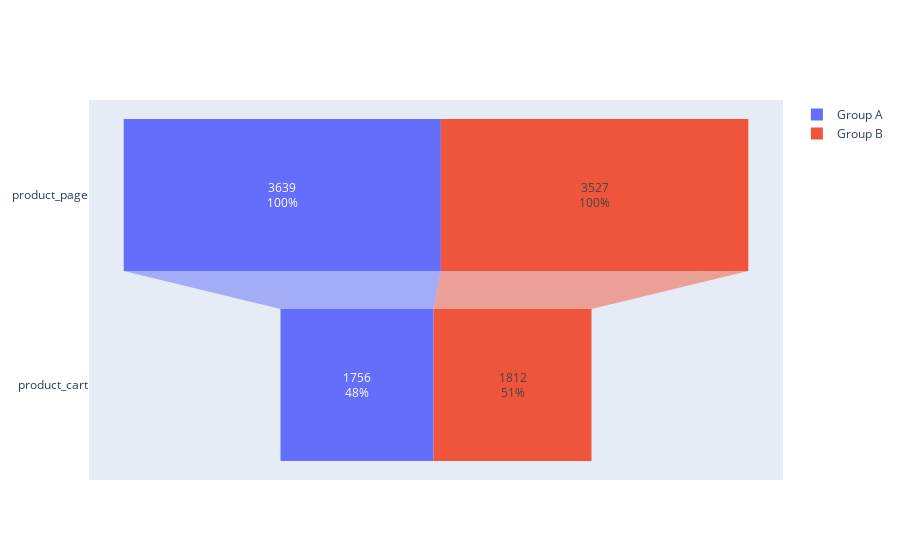

Notebook source saved alongside this figure:
### Markdown cell above
Conclusion: 

Let's examine the funnel splited by the diffrent groups:

### Code cell
# Excluding purchase:
df_no_purchase_and_login = df_no_login[df_no_login['event_name']!='purchase']



# add the share of users (percentage change) who proceed from one stage to another in each group:
group_A = df_no_purchase_and_login[df_no_purchase_and_login.group=='A'].groupby(['event_name','group'])['user_id'].nunique().reset_index().sort_values(by='user_id',ascending=False)
display(group_A)
group_B = df_no_purchase_and_login[df_no_purchase_and_login.group=='B'].groupby(['event_name','group'])['user_id'].nunique().reset_index().sort_values(by='user_id',ascending=False)
display(group_B)
#group_248 = df_no_login[df_no_login.experiment_id==248].groupby(['event_name','group'])['user_id'].nunique().reset_index().sort_values(by='user_id',ascending=False)
#display(group_248)

fig = go.Figure()

fig.add_trace(go.Funnel(
    name = 'Group A',
    y = group_A['event_name'], 
    x = group_A['user_id'], 
    textinfo = "value+percent previous"))

#fig.add_trace(go.Funnel(
#    name = 'Group B',
#    orientation = "h",
#    y = group_B['event_name'], 
#    x = group_B['user_id'], 
#   textposition = "inside",
#   textinfo = "value+percent previous"))

fig.add_trace(go.Funnel(
    name = 'Group B',
    orientation = "h",
    y = group_B['event_name'], 
    x = group_B['user_id'],
   textposition = 'inside',#"outside",
   textinfo = "value+percent previous"))

fig.show()

### Figure 1 — Plotly figure (JSON) as saved in the notebook; plotly's stock layout.template omitted (floating-point values rounded to 4 significant figures)
{"data": [{"name": "Group A", "textinfo": "value+percent previous", "type": "funnel", "x": [3639, 1756], "y": ["product_page", "product_cart"]}, {"name": "Group B", "orientation": "h", "textinfo": "value+percent previous", "textposition": "inside", "type": "funnel", "x": [3527, 1812], "y": ["product_page", "product_cart"]}], "layout": {}}
